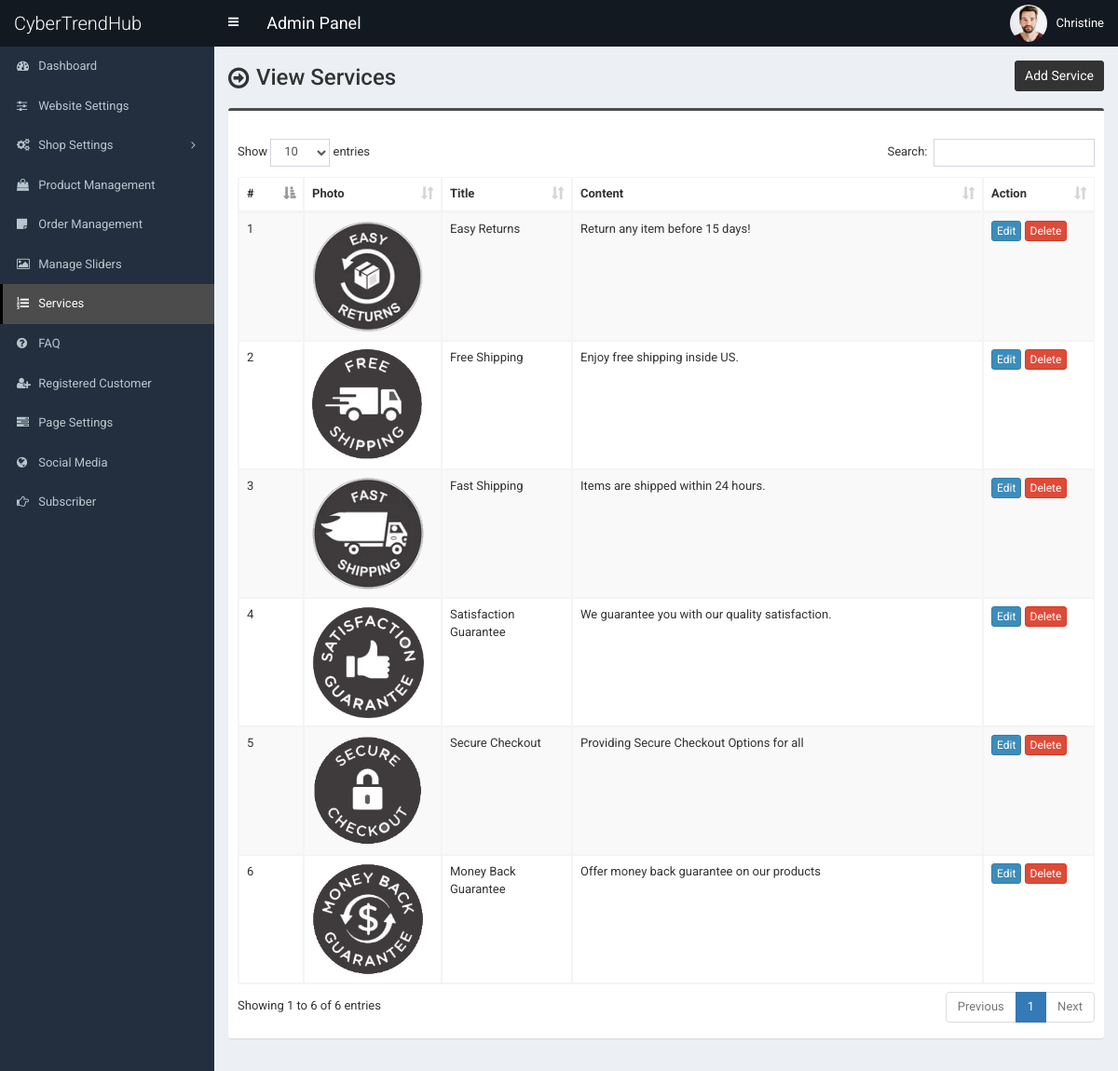
The app's page /admin/service.php (signed in), older data.
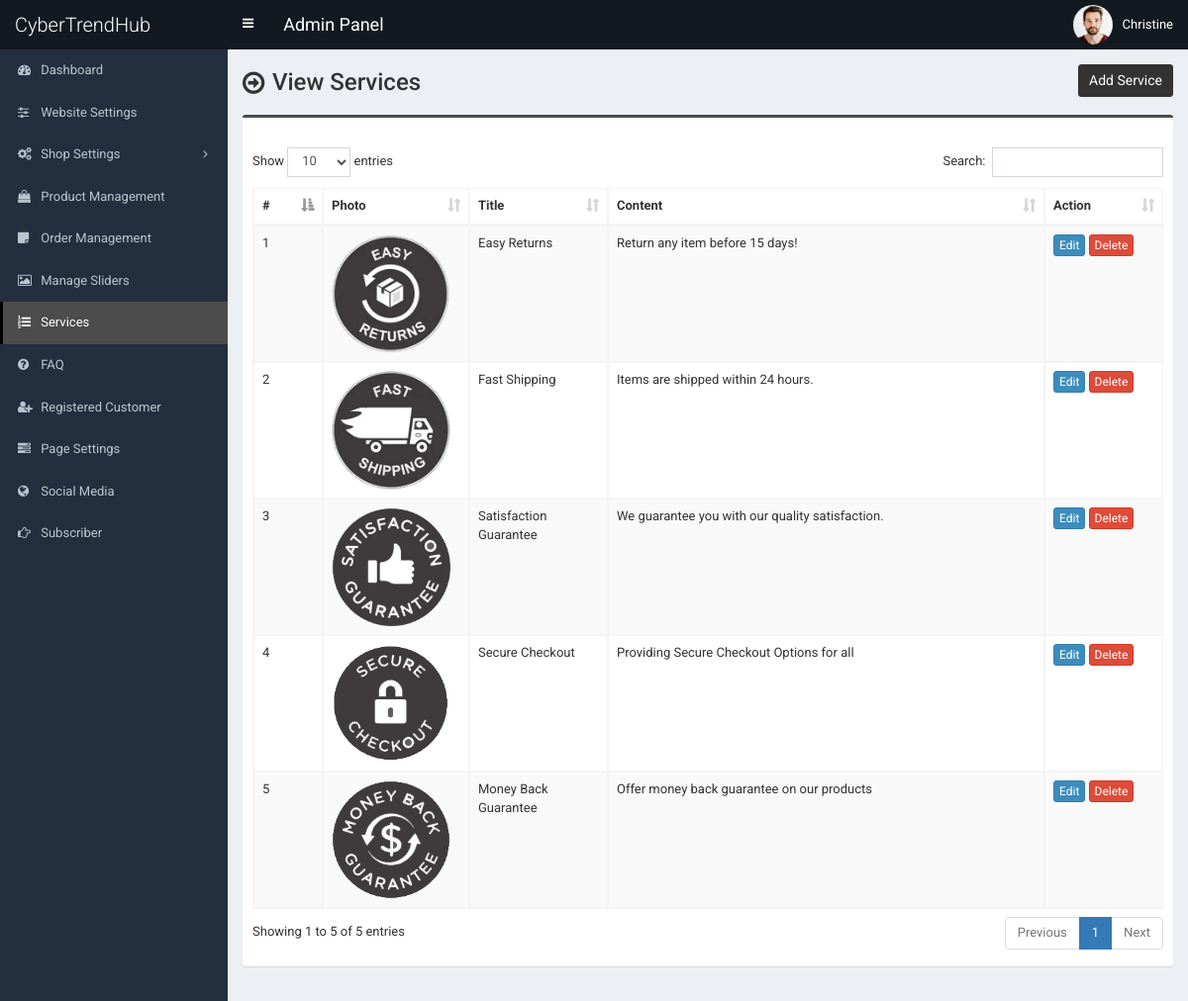
The same page, newer data.
### tables this page shows
CREATE TABLE `tbl_service` (
  `id` int(11) NOT NULL,
  `title` varchar(255) NOT NULL,
  `content` text NOT NULL,
  `photo` varchar(255) NOT NULL
);

### admin/service.php (the view, shortened to what this page needs)
<?php require_once('header.php'); ?>
<section class="content-header">
	<div class="content-header-left">
		<h1>View Services</h1>
	</div>
	<div class="content-header-right">
		<a href="service-add.php" class="btn btn-primary btn-sm">Add Service</a>
	</div>
</section>
<section class="content">
	<div class="row">
		<div class="col-md-12">
			<div class="box box-info">
				<div class="box-body table-responsive">
					<table id="example1" class="table table-bordered table-hover table-striped">
						<thead>
							<tr>
								<th width="30">#</th>
								<th>Photo</th>
								<th width="100">Title</th>
								<th>Content</th>
								<th width="80">Action</th>
							</tr>
						</thead>
						<tbody>
							<?php
							$i=0;
							$statement = $pdo->prepare("SELECT * FROM tbl_service");
							$statement->execute();
							$result = $statement->fetchAll(PDO::FETCH_ASSOC);
							foreach ($result as $row) {
								$i++;
								?>
								<tr>
									<td><?php echo $i; ?></td>
									<td style="width:130px;"><img src="../assets/uploads/<?php echo $row['photo']; ?>" alt="<?php echo $row['title']; ?>" style="width:120px;"></td>
									<td><?php echo $row['title']; ?></td>
									<td><?php echo $row['content']; ?></td>
									<td>
										<a href="service-edit.php?id=<?php echo $row['id']; ?>" class="btn btn-primary btn-xs">Edit</a>
										<a href="#" class="btn btn-danger btn-xs" data-href="service-delete.php?id=<?php echo $row['id']; ?>" data-toggle="modal" data-target="#confirm-delete">Delete</a>
									</td>
								</tr>
								<?php
							}
							?>
						</tbody>
					</table>
				</div>
			</div>
		</div>
	</div>
</section>
<?php require_once('footer.php'); ?>

### admin/header.php (shortened to what this page needs)
<!DOCTYPE html>
<html>
<head>
	<link rel="stylesheet" href="css/bootstrap.min.css">
	<link rel="stylesheet" href="css/font-awesome.min.css">
	<link rel="stylesheet" href="css/ionicons.min.css">
	<link rel="stylesheet" href="css/datepicker3.css">
	<link rel="stylesheet" href="css/all.css">
	<link rel="stylesheet" href="css/select2.min.css">
	<link rel="stylesheet" href="css/dataTables.bootstrap.css">
	<link rel="stylesheet" href="css/jquery.fancybox.css">
	<link rel="stylesheet" href="css/AdminLTE.min.css">
	<link rel="stylesheet" href="css/_all-skins.min.css">
	<link rel="stylesheet" href="css/on-off-switch.css"/>
	<link rel="stylesheet" href="css/summernote.css">
	<link rel="stylesheet" href="style.css">
</head>
<body class="hold-transition fixed skin-blue sidebar-mini">
	<div class="wrapper">
		<header class="main-header">
			<a href="index.php" class="logo">
				<span class="logo-lg">CyberTrendHub</span>
			</a>
			<nav class="navbar navbar-static-top">
				<a href="#" class="sidebar-toggle" data-toggle="offcanvas" role="button">
				</a>
				<span style="float:left;line-height:50px;color:#fff;padding-left:15px;font-size:18px;">Admin Panel</span>
				<div class="navbar-custom-menu">
					<ul class="nav navbar-nav">
						<li class="dropdown user user-menu">
							<a href="#" class="dropdown-toggle" data-toggle="dropdown">
								<img src="../assets/uploads/<?php echo $_SESSION['user']['photo']; ?>" class="user-image" alt="User Image">
								<span class="hidden-xs"><?php echo $_SESSION['user']['full_name']; ?></span>
							</a>
						</li>
					</ul>
				</div>
			</nav>
		</header>
  		<?php $cur_page = substr($_SERVER["SCRIPT_NAME"],strrpos($_SERVER["SCRIPT_NAME"],"/")+1); ?>
  		<aside class="main-sidebar">
    		<section class="sidebar">
      			<ul class="sidebar-menu">
			        <li class="treeview <?php if($cur_page == 'index.php') {echo 'active';} ?>">
			          <a href="index.php">
			            <i class="fa fa-dashboard"></i> <span>Dashboard</span>
			          </a>
			        </li>
			        <li class="treeview <?php if( ($cur_page == 'settings.php') ) {echo 'active';} ?>">
			          <a href="settings.php">
			            <i class="fa fa-sliders"></i> <span>Website Settings</span>
			          </a>
			        </li>
                    <li class="treeview <?php if( ($cur_page == 'size.php') || ($cur_page == 'size-add.php') || ($cur_page == 'size-edit.php') || ($cur_page == 'color.php') || ($cur_page == 'color-add.php') || ($cur_page == 'color-edit.php') || ($cur_page == 'country.php') || ($cur_page == 'country-add.php') || ($cur_page == 'country-edit.php') || ($cur_page == 'shipping-cost.php') || ($cur_page == 'shipping-cost-edit.php') || ($cur_page == 'top-category.php') || ($cur_page == 'top-category-add.php') || ($cur_page == 'top-category-edit.php') || ($cur_page == 'mid-category.php') || ($cur_page == 'mid-category-add.php') || ($cur_page == 'mid-category-edit.php') || ($cur_page == 'end-category.php') || ($cur_page == 'end-category-add.php') || ($cur_page == 'end-category-edit.php') ) {echo 'active';} ?>">
                        <a href="#">
                            <i class="fa fa-cogs"></i>
                            <span>Shop Settings</span>
                            <span class="pull-right-container">
								<i class="fa fa-angle-left pull-right"></i>
							</span>
                        </a>
                    </li>
                    <li class="treeview <?php if( ($cur_page == 'product.php') || ($cur_page == 'product-add.php') || ($cur_page == 'product-edit.php') ) {echo 'active';} ?>">
                        <a href="product.php">
                            <i class="fa fa-shopping-bag"></i> <span>Product Management</span>
                        </a>
                    </li>
                    <li class="treeview <?php if( ($cur_page == 'order.php') ) {echo 'active';} ?>">
                        <a href="order.php">
                            <i class="fa fa-sticky-note"></i> <span>Order Management</span>
                        </a>
                    </li>
                     <li class="treeview <?php if( ($cur_page == 'slider.php') ) {echo 'active';} ?>">
			          <a href="slider.php">
			            <i class="fa fa-picture-o"></i> <span>Manage Sliders</span>
			          </a>
			        </li>
			        <li class="treeview <?php if( ($cur_page == 'service.php') ) {echo 'active';} ?>">
			          <a href="service.php">
			            <i class="fa fa-list-ol"></i> <span>Services</span>
			          </a>
			        </li>
			      			        <li class="treeview <?php if( ($cur_page == 'faq.php') ) {echo 'active';} ?>">
			          <a href="faq.php">
			            <i class="fa fa-question-circle"></i> <span>FAQ</span>
			          </a>
			        </li>
						<li class="treeview <?php if( ($cur_page == 'customer.php') || ($cur_page == 'customer-add.php') || ($cur_page == 'customer-edit.php') ) {echo 'active';} ?>">
			          <a href="customer.php">
			            <i class="fa fa-user-plus"></i> <span>Registered Customer</span>
			          </a>
			        </li>
			        <li class="treeview <?php if( ($cur_page == 'page.php') ) {echo 'active';} ?>">
			          <a href="page.php">
			            <i class="fa fa-tasks"></i> <span>Page Settings</span>
			          </a>
			        </li>
			        <li class="treeview <?php if( ($cur_page == 'social-media.php') ) {echo 'active';} ?>">
			          <a href="social-media.php">
			            <i class="fa fa-globe"></i> <span>Social Media</span>
			          </a>
			        </li>
			        <li class="treeview <?php if( ($cur_page == 'subscriber.php')||($cur_page == 'subscriber.php') ) {echo 'active';} ?>">
			          <a href="subscriber.php">
			            <i class="fa fa-hand-o-right"></i> <span>Subscriber</span>
			          </a>
			        </li>
      			</ul>
    		</section>
  		</aside>
  		<div class="content-wrapper">

### admin/footer.php (shortened to what this page needs)
		</div>
	</div>
</body>
</html>

### admin/style.css (style rules this page uses)
body { font-size: 13px; font-family: "Roboto", sans-serif; }
.navbar-nav > .user-menu .user-image { width: 40px; height: 40px; margin-top: -10px; }
.content-header > h1, .content-header .content-header-left h1 { font-family: "Roboto", sans-serif; }
.main-header .logo { text-align: left; }
.main-header .logo .logo-lg { font-family: "Roboto", sans-serif; }
.box-info { padding-top: 20px; }
.sidebar-menu li > a > .pull-right-container > .fa-angle-left:before { content: "\f105"; }
.content-header { overflow: hidden; }
.content-header .content-header-left { float: left; padding-top: 5px; }
.content-header .content-header-right { float: right; }
.content-header .content-header-left h1 { margin-top: 0; margin-bottom: 0; padding-left: 30px; padding-bottom: 5px; font-size: 24px; position: relative; }
.content-header .content-header-left h1:before { position: absolute; top: 0; left: 0; font-family: "FontAwesome", sans-serif; font-size: 26px; content: "\f18e"; }
.content-header .content-header-right a { position: relative; font-size: 14px; }
.skin-blue .sidebar-menu > li:hover > a, .skin-blue .sidebar-menu > li.active > a { color: #fff; background: #3c8dbc; border-left-color: #3c8dbc; }
.skin-blue .main-header .logo, .skin-blue .main-header .logo:hover, .skin-blue .main-header .navbar, .skin-blue .main-header .navbar .sidebar-toggle:hover { background-color: #131921; }
.skin-blue .sidebar-menu > li:hover > a, .skin-blue .sidebar-menu > li.active > a { background-color: #4c4c4c; border-left-color: #000000; }
.box.box-info { border-top-color: #4c4c4c; }
.content-header .content-header-right a { background-color: #333333; border-color: #333333; }

Row changes from the older to the newer data that the page shows:
removed tbl_service: photo (picture), title "Free Shipping", content "Enjoy free shipping inside US."
Text that changed along with them:
text written by a page script: "Show entries Search: Showing 1 to 6 of 6 entries Previous 1 Next" → "Show entries Search: Showing 1 to 5 of 5 entries Previous 1 Next"
